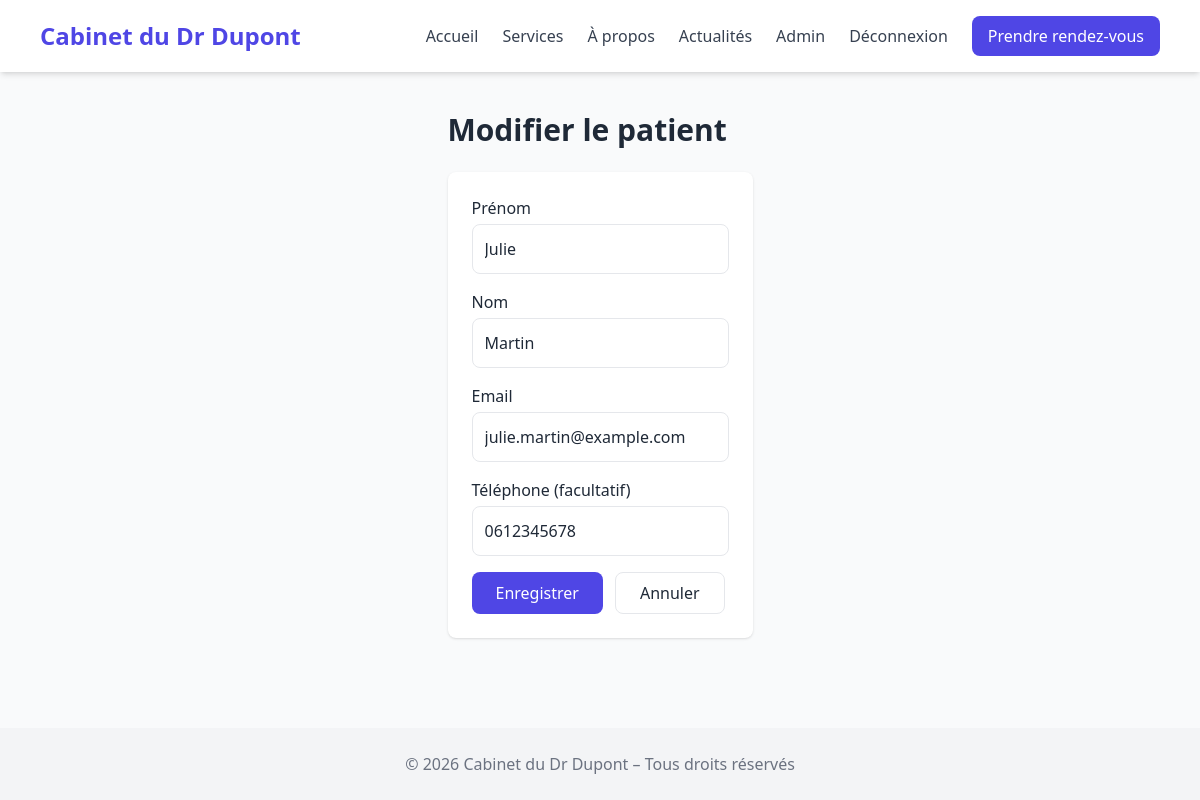
The app's page /index.php?page=update-patient&id=1 (signed in) with its own data.
### tables this page shows
CREATE TABLE `users` (
  `id` int(11) NOT NULL,
  `firstname` varchar(100) NOT NULL,
  `lastname` varchar(100) NOT NULL,
  `email` varchar(255) NOT NULL,
  `password` varchar(255) DEFAULT NULL,
  `phone` varchar(20) DEFAULT NULL,
  `role` enum('admin','staff','patient') NOT NULL DEFAULT 'patient',
  `created_at` datetime NOT NULL DEFAULT current_timestamp()
);

### controllers/AdminController.php (called while the page is built, shortened)
<?php
require_once __DIR__ . '/../models/UsersManager.php';
class AdminController {
    public function updatePatient() {
        $usersManager = new UsersManager();
        $patient = $usersManager->getPatient((int) ($_GET['id'] ?? 0));
        require 'views/update-patient.php';
    }
}

### models/UsersManager.php (called while the page is built, shortened)
<?php
require_once __DIR__ . '/../models/User.php';
class UsersManager {
private function connectDB(): PDO
{
    $pdo = new PDO(
        'mysql:host=' . DB_HOST . ';dbname=' . DB_NAME . ';charset=utf8mb4',
        DB_USER,
        DB_PASS
    );
    $pdo->setAttribute(PDO::ATTR_ERRMODE, PDO::ERRMODE_EXCEPTION);
    return $pdo;
}
    public function getPatient(int $id): ?User
    {
        $pdo = $this->connectDB();
        $request = $pdo->prepare("SELECT * FROM users WHERE id = :id AND role = 'patient'");
        $request->execute(['id' => $id]);
        $data = $request->fetch();
        return $data ? new User($data) : null;
    }
}

### models/User.php (called while the page is built, shortened)
<?php
class User {
    private int $id;
    private string $firstname;
    private string $lastname;
    private string $email;
    private ?string $phone;
    public function __construct(array $data) {
        $this->id = (int) $data['id'];
        $this->firstname = $data['firstname'];
        $this->lastname = $data['lastname'];
        $this->email = $data['email'];
        $this->phone = $data['phone'];
    }
    public function getId(): int {
        return $this->id;
    }
    public function getFirstname(): string {
        return $this->firstname;
    }
    public function getLastname(): string {
        return $this->lastname;
    }
    public function getEmail(): string {
        return $this->email;
    }
    public function getPhone(): ?string {
        return $this->phone;
    }
}

### views/update-patient.php (the view, shortened to what this page needs)
<?php include 'header.php'; ?>
<h1 class="text-3xl font-bold mb-6">Modifier le patient</h1>
<form action="index.php?page=update-patient-valid&id=<?= $patient->getId() ?>" method="POST" class="bg-white p-6 rounded-lg shadow space-y-4 max-w-2xl">
  <div>
    <label for="firstname" class="block mb-1 font-medium">Prénom</label>
    <input type="text" id="firstname" name="firstname" required value="<?= htmlspecialchars($patient->getFirstname()) ?>" class="w-full border rounded-lg p-3">
  </div>
  <div>
    <label for="lastname" class="block mb-1 font-medium">Nom</label>
    <input type="text" id="lastname" name="lastname" required value="<?= htmlspecialchars($patient->getLastname()) ?>" class="w-full border rounded-lg p-3">
  </div>
  <div>
    <label for="email" class="block mb-1 font-medium">Email</label>
    <input type="email" id="email" name="email" required value="<?= htmlspecialchars($patient->getEmail()) ?>" class="w-full border rounded-lg p-3">
  </div>
  <div>
    <label for="phone" class="block mb-1 font-medium">Téléphone (facultatif)</label>
    <input type="tel" id="phone" name="phone" value="<?= htmlspecialchars($patient->getPhone() ?? '') ?>" class="w-full border rounded-lg p-3">
  </div>
  <div class="flex gap-3">
    <button class="bg-indigo-600 text-white px-6 py-2 rounded-lg hover:bg-indigo-700">Enregistrer</button>
    <a href="index.php?page=admin-patients" class="px-6 py-2 rounded-lg border hover:bg-gray-100">Annuler</a>
  </div>
</form>
<?php include 'footer.php'; ?>

### records on screen
users: firstname "Julie", lastname "Martin", email "julie.martin@example.com", phone "0612345678"

### other values on screen
$label "Accueil"
$label "Services"
$label "À propos"
$label "Actualités"
